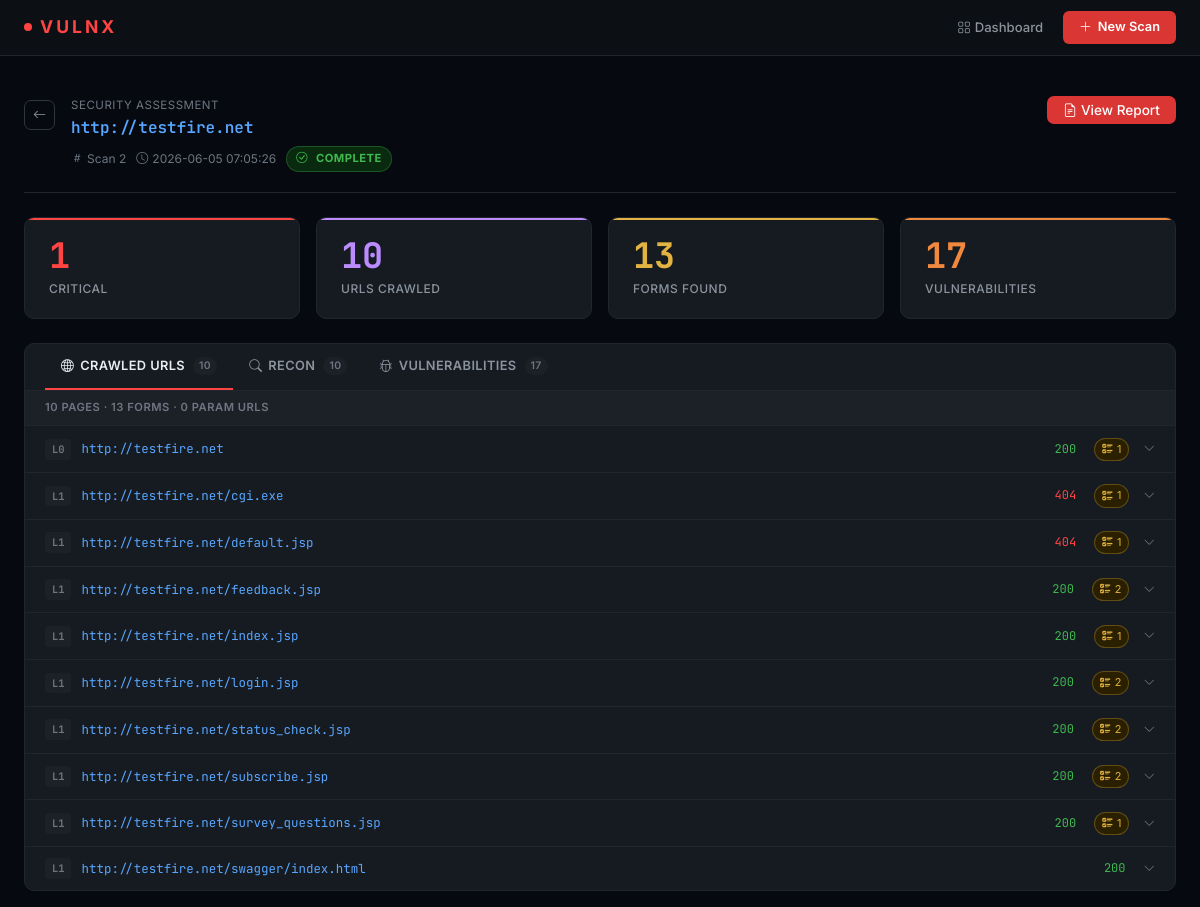
/scan/2, run on the app's committed database.
### tables this page shows
CREATE TABLE scans (
            id INTEGER PRIMARY KEY AUTOINCREMENT,
            target TEXT NOT NULL,
            status TEXT DEFAULT 'pending',
            total_vulns INTEGER DEFAULT 0,
            created_at TEXT DEFAULT (datetime('now')),
            session_cookie TEXT DEFAULT '',
            auth_header TEXT DEFAULT ''
        );

CREATE TABLE crawled_urls (
            id INTEGER PRIMARY KEY AUTOINCREMENT,
            scan_id INTEGER NOT NULL,
            url TEXT, status_code INTEGER DEFAULT 0,
            forms_found INTEGER DEFAULT 0,
            params_found INTEGER DEFAULT 0,
            depth INTEGER DEFAULT 0,
            forms_json TEXT DEFAULT '[]',
            params_json TEXT DEFAULT '[]'
        );

### app.py (the view)
@app.route("/scan/<int:scan_id>")
def scan_detail(scan_id):
    c    = get_db()
    scan = c.execute("SELECT * FROM scans WHERE id=?", (scan_id,)).fetchone()
    if not scan:
        flash("Not found.", "danger"); return redirect(url_for("index"))
    vulns = c.execute("""SELECT * FROM vulnerabilities WHERE scan_id=?
                         ORDER BY CASE severity WHEN 'Critical' THEN 1 WHEN 'High' THEN 2
                         WHEN 'Medium' THEN 3 ELSE 4 END""", (scan_id,)).fetchall()
    recon = c.execute("SELECT * FROM recon_results WHERE scan_id=?", (scan_id,)).fetchall()
    urls  = c.execute("SELECT * FROM crawled_urls WHERE scan_id=? ORDER BY depth,url", (scan_id,)).fetchall()
    c.close()
    severity_counts = {"Critical":0,"High":0,"Medium":0,"Low":0}
    for v in vulns:
        if v["severity"] in severity_counts: severity_counts[v["severity"]] += 1
    recon_grouped = {}
    for r in recon: recon_grouped.setdefault(r["result_type"],[]).append(r)
    urls_parsed = []
    for u in urls:
        try:    forms = json.loads(u["forms_json"] or "[]")
        except: forms = []
        try:    params = json.loads(u["params_json"] or "[]")
        except: params = []
        urls_parsed.append({**dict(u), "forms": forms, "params": params})
    total_forms  = sum(u["forms_found"]  for u in urls)
    total_params = sum(u["params_found"] for u in urls)
    has_auth = bool((scan["session_cookie"] or "").strip() or
                    (scan["auth_header"]    or "").strip())
    return render_template("scan_detail.html",
        scan=scan, vulns=vulns, recon=recon,
        recon_grouped=recon_grouped, urls=urls_parsed,
        severity_counts=severity_counts,
        total_forms=total_forms, total_params=total_params,
        has_auth=has_auth)

### app.py (called while the page is built)
def get_db():
    conn = sqlite3.connect(DB_PATH)
    conn.row_factory = sqlite3.Row
    return conn

### templates/scan_detail.html (shortened to what this page needs)
{% extends "base.html" %}
{% block content %}
<div class="page-header">
  <div class="d-flex align-items-start gap-3">
    <a href="/" class="btn btn-outline-secondary btn-sm mt-1"><i class="bi bi-arrow-left"></i></a>
    <div style="flex:1">
      <div style="font-size:.72rem;color:var(--muted2);text-transform:uppercase;letter-spacing:.5px;margin-bottom:4px">Security Assessment</div>
      <h1 style="font-size:1rem;font-family:var(--mono);color:var(--blue);word-break:break-all">{{ scan.target }}</h1>
      <div style="font-size:.75rem;color:var(--muted2);margin-top:6px;display:flex;align-items:center;gap:10px;flex-wrap:wrap">
        <span><i class="bi bi-hash me-1"></i>Scan {{ scan.id }}</span>
        <span><i class="bi bi-clock me-1"></i>{{ scan.created_at }}</span>
        <span id="status-badge">
          {% if scan.status in ['pending','running'] %}
            <span class="sev sev-info"><span class="pulse" style="width:5px;height:5px;margin-right:4px"></span>Running Recon</span>
          {% elif scan.status == 'crawling' %}
            <span class="sev sev-info"><span class="pulse" style="width:5px;height:5px;margin-right:4px"></span>Crawling</span>
          {% elif scan.status == 'scanning' %}
            <span class="sev sev-medium"><span class="pulse" style="width:5px;height:5px;margin-right:4px;background:var(--yellow)"></span>Scanning</span>
          {% elif scan.status == 'complete' %}
            <span class="sev sev-low"><i class="bi bi-check-circle me-1"></i>Complete</span>
          {% else %}
            <span class="sev sev-info">{{ scan.status }}</span>
          {% endif %}
        </span>
      </div>
    </div>
    {% if scan.status == 'complete' %}
    <a href="/report/{{ scan.id }}" class="btn btn-danger btn-sm px-3">
      <i class="bi bi-file-earmark-text me-1"></i>View Report
    </a>
    {% endif %}
  </div>
</div>
<div class="row g-3 mb-4">
  <div class="col-6 col-md-3">
    <div class="stat-card" style="--accent:var(--red)">
      <div class="stat-num" style="color:var(--red)">{{ severity_counts.Critical }}</div>
      <div class="stat-label">Critical</div>
    </div>
  </div>
  <div class="col-6 col-md-3">
    <div class="stat-card" style="--accent:var(--purple)">
      <div class="stat-num" style="color:var(--purple)">{{ urls|length }}</div>
      <div class="stat-label">URLs Crawled</div>
    </div>
  </div>
  <div class="col-6 col-md-3">
    <div class="stat-card" style="--accent:var(--yellow)">
      <div class="stat-num" style="color:var(--yellow)">{{ total_forms }}</div>
      <div class="stat-label">Forms Found</div>
    </div>
  </div>
  <div class="col-6 col-md-3">
    <div class="stat-card" style="--accent:var(--orange)">
      <div class="stat-num" style="color:var(--orange)">{{ vulns|length }}</div>
      <div class="stat-label">Vulnerabilities</div>
    </div>
  </div>
</div>
<div class="card">
  <div class="tab-bar">
    <button class="tab-btn active" onclick="switchTab('crawl',this)">
      <i class="bi bi-globe2"></i>Crawled URLs
      <span style="background:var(--bg4);color:var(--muted2);font-size:.65rem;padding:1px 6px;border-radius:10px;margin-left:2px">{{ urls|length }}</span>
    </button>
    <button class="tab-btn" onclick="switchTab('recon',this)">
      <i class="bi bi-search"></i>Recon
      <span style="background:var(--bg4);color:var(--muted2);font-size:.65rem;padding:1px 6px;border-radius:10px;margin-left:2px">{{ recon|length }}</span>
    </button>
    <button class="tab-btn" onclick="switchTab('vulns',this)">
      <i class="bi bi-bug"></i>Vulnerabilities
      <span style="background:var(--bg4);color:var(--muted2);font-size:.65rem;padding:1px 6px;border-radius:10px;margin-left:2px">{{ vulns|length }}</span>
    </button>
  </div>
  <div id="tab-crawl" class="tab-panel active">
    {% if urls %}
    <div class="section-label">{{ urls|length }} pages · {{ total_forms }} forms · {{ total_params }} param URLs</div>
    {% for u in urls %}
    <div class="url-row">
      <div class="url-main" onclick="toggleDetail('ud{{loop.index}}','ch{{loop.index}}')">
        <span class="depth-tag">L{{ u.depth }}</span>
        <span class="mono" style="flex:1;font-size:.78rem">{{ u.url }}</span>
        <span class="{% if u.status_code==200 %}sc-ok{% elif u.status_code>=400 %}sc-err{% else %}sc-warn{% endif %} me-2" style="font-size:.75rem;font-family:var(--mono)">{{ u.status_code }}</span>
        {% if u.forms_found > 0 %}<span class="form-badge me-1"><i class="bi bi-ui-checks me-1"></i>{{ u.forms_found }}</span>{% endif %}
        <i class="bi bi-chevron-down" style="font-size:.72rem;color:var(--muted2);transition:transform .2s" id="ch{{loop.index}}"></i>
      </div>
    </div>
    {% endfor %}
    {% else %}
    <div class="empty-state"><i class="bi bi-globe2"></i><h6>No URLs crawled yet</h6>
      <p>{% if scan.status not in ['complete'] %}Crawler is running…{% else %}No crawl data{% endif %}</p>
    </div>
    {% endif %}
  </div>
</div>
{% endblock %}

### templates/base.html (shortened to what this page needs)
<!DOCTYPE html>
<html lang="en">
<head>
  <link href="https://cdn.jsdelivr.net/npm/bootstrap@5.3.2/dist/css/bootstrap.min.css" rel="stylesheet"/>
  <link href="https://cdn.jsdelivr.net/npm/bootstrap-icons@1.11.3/font/bootstrap-icons.css" rel="stylesheet"/>
</head>
<body>
<nav class="navbar navbar-expand-lg">
  <a class="navbar-brand" href="/">
    <span class="brand-dot"></span>VULNX
  </a>
  <div class="collapse navbar-collapse" id="nav">
    <ul class="navbar-nav ms-auto align-items-center gap-2">
      <li class="nav-item"><a class="nav-link {% if request.path=='/' %}active{% endif %}" href="/"><i class="bi bi-grid me-1"></i>Dashboard</a></li>
      <li class="nav-item">
        <button class="btn-scan" onclick="document.getElementById('scanModal').style.display='flex'">
          <i class="bi bi-plus-lg"></i>New Scan
        </button>
      </li>
    </ul>
  </div>
</nav>
<div class="container-fluid px-4 py-3">
  {% block content %}{% endblock %}
</div>
</body>
</html>

### templates/base.html (style rules this page uses)
:root { --bg: #060910; --bg2: #0d1117; --bg3: #161b22; --bg4: #1c2128; --border: #30363d; --border2: #21262d; --text: #e6edf3; --muted: #8b949e; --muted2: #6e7681; --red: #ff4444; --red2: #da3633; --orange: #f0883e; --yellow: #e3b341; --green: #3fb950; --blue: #58a6ff; --purple: #bc8cff; --cyan: #39d5c4; --font: 'Inter', sans-serif; --mono: 'JetBrains Mono', monospace; }
*, *::before, *::after { box-sizing: border-box; margin: 0; padding: 0; }
html { scroll-behavior: smooth; }
body { background: var(--bg); color: var(--text); font-family: var(--font); font-size: 14px; line-height: 1.6; min-height: 100vh; }
.navbar { background: rgba(13,17,23,0.95) !important; border-bottom: 1px solid var(--border2); padding: 0 1.5rem; height: 56px; backdrop-filter: blur(12px); position: sticky; top: 0; z-index: 100; }
.navbar-brand { color: var(--red) !important; font-weight: 700; font-size: 1.1rem; letter-spacing: 3px; text-transform: uppercase; display: flex; align-items: center; gap: 8px; }
.brand-dot { width: 8px; height: 8px; border-radius: 50%; background: var(--red); animation: blink 2s infinite; }
.nav-link { color: var(--muted) !important; font-size: 0.82rem; font-weight: 500; padding: 0.4rem 0.75rem !important; border-radius: 6px; transition: all .15s; }
.btn-scan { background: var(--red2); color: white; border: none; font-size: 0.8rem; font-weight: 600; padding: 6px 16px; border-radius: 6px; cursor: pointer; transition: all .15s; display: flex; align-items: center; gap: 6px; }
.card { background: var(--bg3); border: 1px solid var(--border2); border-radius: 10px; overflow: hidden; }
.stat-card { background: var(--bg3); border: 1px solid var(--border2); border-radius: 10px; padding: 1.25rem 1.5rem; position: relative; overflow: hidden; transition: border-color .2s; }
.stat-card::before { content:''; position:absolute; top:0; left:0; right:0; height:2px; background: var(--accent, var(--blue)); }
.stat-num { font-size: 2.2rem; font-weight: 700; line-height: 1; font-family: var(--mono); }
.stat-label { font-size: 0.75rem; color: var(--muted); margin-top: 6px; text-transform: uppercase; letter-spacing: 0.5px; font-weight: 500; }
.sev { display:inline-flex; align-items:center; gap:4px; font-size:0.7rem; font-weight:700; padding:3px 9px; border-radius:20px; text-transform:uppercase; letter-spacing:0.5px; }
.sev-low { background:#0a2a10; color:var(--green); border:1px solid rgba(63,185,80,.3); }
.btn-danger { background: var(--red2); border: none; font-weight: 500; font-size: 0.85rem; border-radius: 7px; }
.btn-outline-secondary { border-color: var(--border); color: var(--muted); font-size: 0.82rem; border-radius: 7px; }
.page-header { padding: 1.5rem 0 1.25rem; margin-bottom: 1.5rem; border-bottom: 1px solid var(--border2); }
.page-header h1 { font-size: 1.3rem; font-weight: 600; display: flex; align-items: center; gap: 10px; }
.mono { font-family: var(--mono); font-size: 0.82rem; color: var(--blue); word-break: break-all; }

### templates/scan_detail.html (style rules this page uses)
.tab-bar { display:flex;border-bottom:1px solid var(--border2);margin-bottom:0;padding:0 1.25rem }
.tab-btn { padding:.75rem 1rem;font-size:.8rem;font-weight:600;color:var(--muted);background:none;border:none;border-bottom:2px solid transparent;cursor:pointer;transition:all .15s;display:flex;align-items:center;gap:6px;text-transform:uppercase;letter-spacing:.4px }
.tab-btn.active { color:var(--text);border-bottom-color:var(--red) }
.tab-panel { display:none }
.tab-panel.active { display:block }
.url-row { border-bottom:1px solid var(--border2) }
.url-row:last-child { border-bottom:none }
.url-main { padding:.7rem 1.25rem;cursor:pointer;display:flex;align-items:center;gap:10px;transition:background .1s }
.depth-tag { font-size:.65rem;font-weight:700;padding:2px 7px;border-radius:4px;background:var(--bg4);color:var(--muted2);font-family:var(--mono);flex-shrink:0 }
.form-badge { font-size:.68rem;padding:2px 7px;border-radius:12px;background:#2a2000;color:var(--yellow);border:1px solid rgba(227,179,65,.3) }
.sc-ok { color:var(--green) }
.sc-err { color:var(--red) }
.section-label { font-size:.7rem;text-transform:uppercase;letter-spacing:.5px;color:var(--muted2);font-weight:600;padding:.5rem 1.25rem;background:var(--bg4);border-bottom:1px solid var(--border2) }

### data on the page
scans: target "http://testfire.net", id "2", created_at "2026-06-05 07:05:26"
crawled_urls: depth "0", url "http://testfire.net", status_code "200", forms_found "1"
crawled_urls: depth "1", url "http://testfire.net/cgi.exe", status_code "404", forms_found "1"
crawled_urls: depth "1", url "http://testfire.net/default.jsp", status_code "404", forms_found "1"
crawled_urls: depth "1", url "http://testfire.net/feedback.jsp", status_code "200", forms_found "2"
crawled_urls: depth "1", url "http://testfire.net/index.jsp", status_code "200", forms_found "1"
crawled_urls: depth "1", url "http://testfire.net/login.jsp", status_code "200", forms_found "2"
crawled_urls: depth "1", url "http://testfire.net/status_check.jsp", status_code "200", forms_found "2"
crawled_urls: depth "1", url "http://testfire.net/subscribe.jsp", status_code "200", forms_found "2"
crawled_urls: depth "1", url "http://testfire.net/survey_questions.jsp", status_code "200", forms_found "1"
crawled_urls: depth "1", url "http://testfire.net/swagger/index.html", status_code "200"

### other printed values
{{ severity_counts.Critical }} "1"
{{ urls|length }} "10"
{{ total_forms }} "13"
{{ vulns|length }} "17"
{{ recon|length }} "10"
{{ total_params }} "0"
